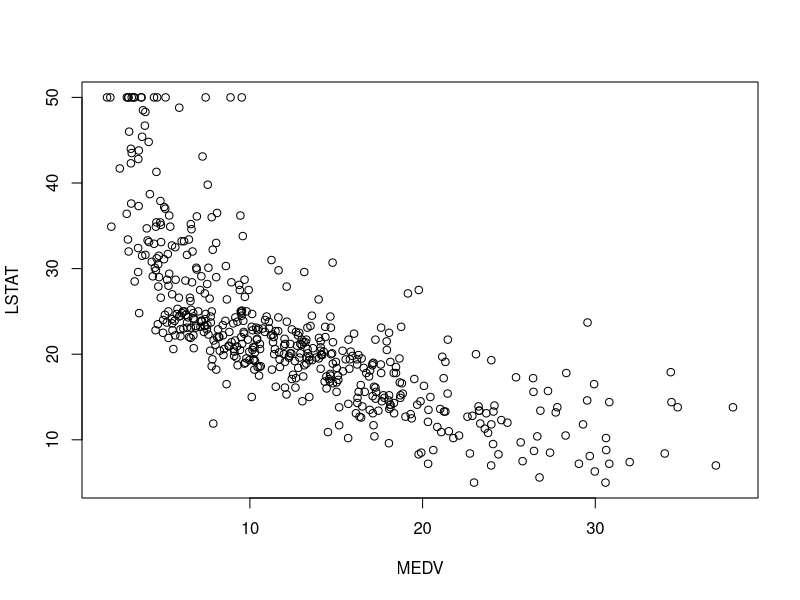
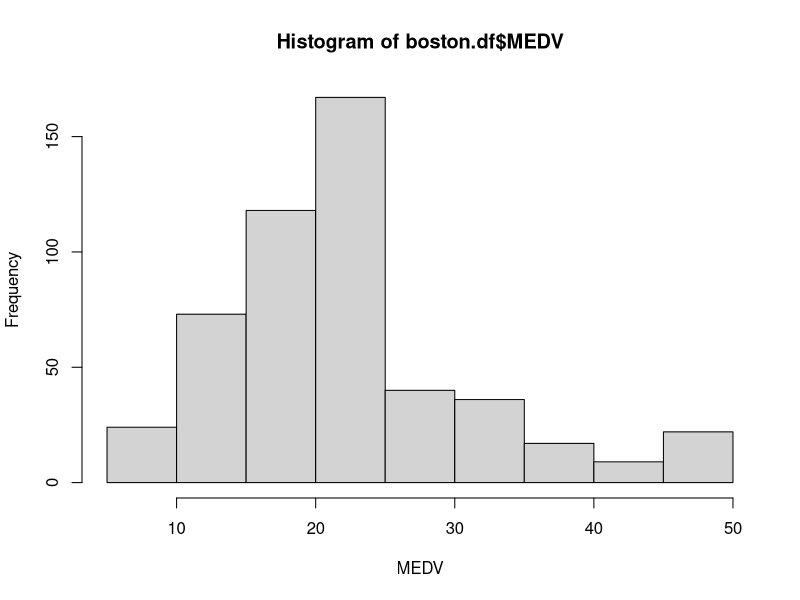
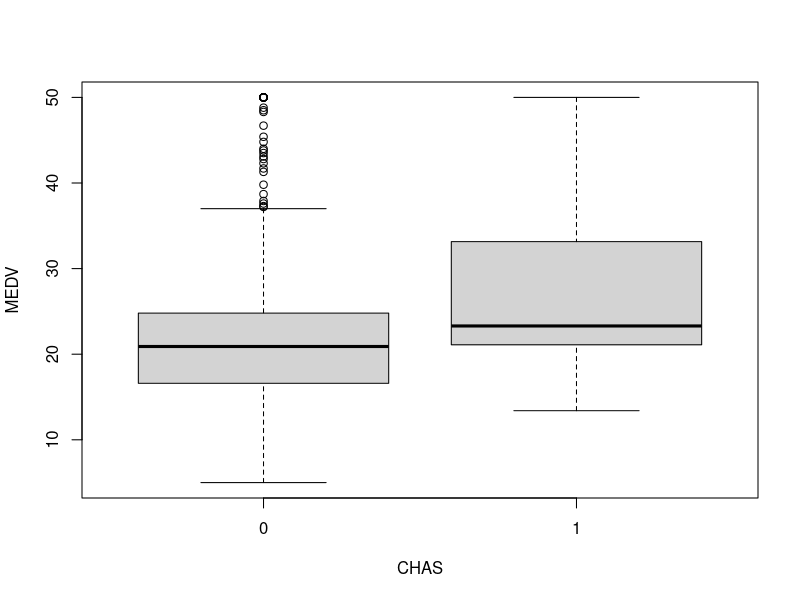

Here is the R script that generated these plots, in order: (Note: this script raises an error after producing the figures.)
#CLASS 1

boston.df <- read.csv("BostonHousing.csv",header = TRUE)
dim(boston.df) #dimension of data frame
head(boston.df) #first 6 rows
tail(boston.df) #last 6 rows
View(boston.df) #show all data in new tab
boston.df[1:10,1] #show first 10 rows of first column
boston.df[1:10,] #show first 10 rows of each columns
boston.df[5,1:10] #show some columns of 5th row
boston.df[5,c(1:2,4,8:10)] #show the fifth row and some columns
boston.df$CRIM #show the whole first column
boston.df$CRIM[1:10] #Sjow the first 10 rows of the first column.
length(boston.df$MEDV) #find length of MEDV column
mean(boston.df$MEDV) #Find mean value of the column MEDV
summary(boston.df) #find the summary statistics of each column
names(boston.df) #print a list of variables to the screen
t(t(names(boston.df))) #print the list in a useful column format(column names)
plot(boston.df$MEDV~boston.df$LSTAT,xlab="MEDV",ylab="LSTAT") #Scatter plot with axes names
hist(boston.df$MEDV,xlab="MEDV") #histogram of MEDV
boxplot(boston.df$MEDV~boston.df$CHAS,xlab="CHAS",ylab="MEDV") #boxplot of MEDV for different values of CHAS

#CLASS 2

set.seed(1) #to get the same parrtitions when re running the R code
train.rows<-sample(rownames(boston.df),dim(boston.df)[1]*0.6) #partitioning into training 60% and validation 40%
train.data<-boston.df[train.rows,] #collect all the columns with training row ID into training set
valid.rows<-setdiff(rownames(boston.df),train.rows) #assign row ID that are not already in the training set, into validation
valid.data <-boston.df[valid.rows,]
valid.data<-boston.df[-train.rows,] #train.rows is string , so can't be used in this database

#fit a linear model for Boston Dataset
reg<-lm(MEDV~CRIM,data=boston.df,subset=train.rows) #Fit a linear model for MEDV and CRIM
reg$coefficients #inspect the coefficients
tr.res<-data.frame(train.data$MEDV,reg$fitted.values,reg$residuals)
head(tr.res)

pred<-predict(reg,newdata=valid.data)
vl.res<-data.frame(valid.data$MEDV,pred,residuals=valid.data$MEDV - pred)
head(vl.res)

reg2<-lm(MEDV~CRIM+AGE,data=boston.df,subset=train.rows) #adding AGE too to the model increased the efficiency: more valid data added => more efficiency
reg2$coefficients

reg3<-lm(MEDV~CRIM+AGE+ZN+INDUS+NOX+CHAS+RM+DIS+RAD+TAX+PTRATIO+LSTAT,data=boston.df,subset=train.rows)
reg3$coefficients
#sample- command for taking a random sample from database

args(lm)
example(lm)
?lm

#CLASS 3

library(psych) #importing a library called psych
describe(boston.df) #Summary of bostonhousing.csv dataset.
mean(boston.df$CRIM)
min(boston.df$CRIM)
is.na(boston.df$CRIM) #Find the missing values , returns boolean
sum(is.na(boston.df$CRIM)) #Find how many missing values are there.
sapply(boston.df,mean) #Find mean of every column in the dataset (Can be done for min,max,median,standard dev)
round(cor(boston.df),2) #Find the correlation matrix of the dataset

boston.df2<-boston.df
rows.to.missing<-sample(row.names(boston.df2),10) #Adding 10 missing values
boston.df2[rows.to.missing,]$CRIM<-NA #adding NA
summary(boston.df2$CRIM) 
median(boston.df2$CRIM) #WIll not get output as there are NA values in the dataset now
sum(is.na(boston.df2$CRIM)) #Result will be 10 , 10 NA values
boston.df2[rows.to.missing,]$CRIM<-median(boston.df2$CRIM,na.rm=TRUE) #Substituting NA's with median or mean which is reffered to as IMPUTATION
#na.rm=TRUE => Will not consider the missing values added for CRIM column because if considered the reult will be NA
#Median is used as Mean values can cause errors if there are outliers in the data set.
#Outliers : Data points in the graph that are way off 

plot(boston.df$NOX~boston.df$LSTAT,ylab="NOX",xlab="LSTAT",col=ifelse(boston.df$CHAS,"black","gray"))
data.for.plot<-aggregate(boston.df$MEDV,by = list(boston.df$CHAS),FUN = mean) #barchart of CHAS vs mean MEDV
#compute mean MEDV
names(data.for.plot)<-c("CHAS","MeanMEDV")
barplot(data.for.plot$MeanMEDV,names.arg = data.for.plot$CHAS,xlab = "CHAS",ylab = "Avg.MEDV")
#incomplete
data.for.plot<-aggregate(boston.df$CAT.MEDV,by = list(boston.df$CHAS),FUN = mean)
barplot(data.for.plot$MeanMEDV,names.arg = data.for.plot$CHAS,xlab = "CHAS",ylab = "perc.CAT.MEDV")
#----



#https://r4ds.had.co.nz/index.html

#Systems.Submit@gmail.com
#vivekmenon@am.amrita.edu